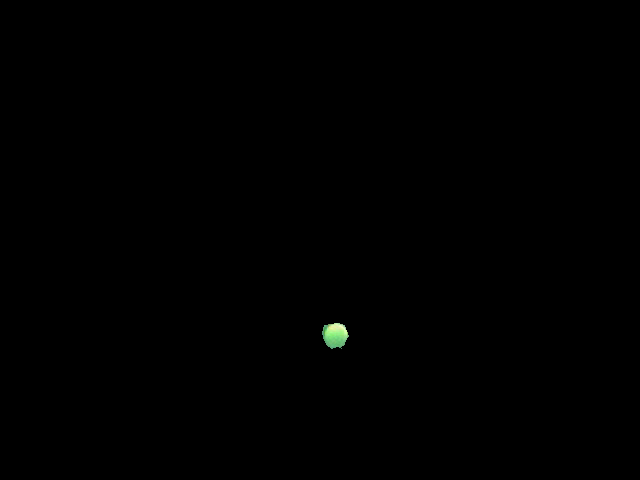
#> input picture dataset/Green/frame0.png, 640 x 480 px, given as the content of the folder DATASET/Yellow/, which was not available
$ python GMM_Generate_Avg_Hist.py
#> lines starting #> are read from the running program, lines starting #| are printed output that depends on the picture; long printed decimals are rounded; pictures that were not available may be replaced by others from this repository, and a replacement may not be noted


import cv2
import matplotlib.pyplot as plt
import os
import math
import numpy as np


def gaussian(x, mu, sig):
    return ((1/(sig*math.sqrt(2*math.pi)))*np.exp(-np.power(x - mu, 2.) / (2 * np.power(sig, 2.))))

PATHS = ["DATASET/Yellow/", "DATASET/Orange/", "DATASET/Green/"]
color = ['Yellow', 'Orange', 'Green']

# Iterate over all the image paths.
for ind,image_PATH in enumerate(PATHS):
    input_flag = False
    list_hist_b = []
    list_hist_g = []
    list_hist_r = []

    list_of_filenames = [filename for filename in os.listdir(image_PATH) ]
    dataset_size = len(list_of_filenames)
    print("dataset size :",dataset_size)

    for i in range(0,dataset_size):
        frame = cv2.imread(image_PATH+list_of_filenames[i])
#> frame is the input picture: shape (480, 640, 3); mean B, G, R 0.2, 0.4, 0.2

        # Extract the buoy region while cropping out the black region.
        x, y, c = np.where(frame != 0)
#> x = 1578 values from 323 to 348; y = 1578 values, max 348 at index 852, min 322 at index 468, mean 334.6; c = 1578 values, max 2 at index 2, min 0 at index 0, mean 1
        TL_x, TL_y = np.min(x), np.min(y)
#> TL_x = 323; TL_y = 322
        BR_x, BR_y = np.max(x), np.max(y)
#> BR_x = 348; BR_y = 348
        count = 6
        cropped = frame[TL_x :BR_x , TL_y :BR_y ]
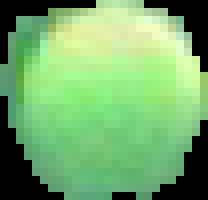
#> cropped: shape (25, 26, 3) (shown 8 times larger); mean B, G, R 106.6, 170.3, 115.1

        frame_b,frame_g,frame_r = cv2.split(cropped)
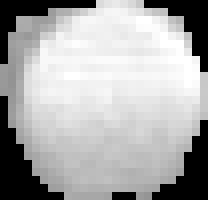
#> frame_g: shape (25, 26) (shown 8 times larger); min 0, max 255, mean 170.3
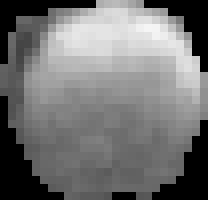
#> frame_r: shape (25, 26) (shown 8 times larger); min 0, max 245, mean 115.1

        # Calculate the respective channel histograms and store it ina list.
        hist_b = cv2.calcHist([frame_b],[0],None,[256],[1,256])
#> hist_b = 256 values, max 19 at index 114, min 0 at index 0, mean 2.04
        hist_g = cv2.calcHist([frame_g],[0],None,[256],[1,256])
#> hist_g = 256 values, max 17 at index 241, min 0 at index 0, mean 2.04
        hist_r = cv2.calcHist([frame_r],[0],None,[256],[1,256])
#> hist_r = 256 values, max 13 at index 112, min 0 at index 0, mean 2.04
        list_hist_b.append(hist_b)
        list_hist_g.append(hist_g)
        list_hist_r.append(hist_r)

    #  Calculate the Average histogram from the histogram ist generated above.
    avg_hist_b = [(sum(x)/dataset_size).tolist() for x in zip(*list_hist_b)]
#> avg_hist_b = 256 items, first 6: [0], [0], [0], [0], [0], [0]
    avg_hist_g = [(sum(x)/dataset_size).tolist() for x in zip(*list_hist_g)]
#> avg_hist_g = 256 items, first 6: [0], [0], [0], [0], [0], [0]
    avg_hist_r = [(sum(x)/dataset_size).tolist() for x in zip(*list_hist_r)]
#> avg_hist_r = 256 items, first 6: [0], [0], [0], [0], [0], [0]

    # Plot the average histograms
    fig, axs = plt.subplots(1, 1, figsize=(5, 3) )
    axs.plot(avg_hist_r,color = 'r')
    axs.plot(avg_hist_g,color = 'g')
    axs.plot(avg_hist_b,color = 'b')

    fig.suptitle('Histogram for R, G, B channels of '+ color[ind] + ' buoy')

    fig.savefig("Output_images/Average_histogram_of_"+color[ind]+"_buoy.png")
#> figure, not shown here; curve peaks at x = 112, y = 13; curve peaks at x = 241, y = 17; curve peaks at x = 114, y = 19
    fig.show()

    # This block is used to generate a normal distribution over the average histogram calculated above.

    arr_b = frame_b.astype('float')
    arr_g = frame_g.astype('float')
    arr_r = frame_r.astype('float')

    # Convert all the 0's in the image to np.nan
    arr_b[frame_b == 0] = np.nan
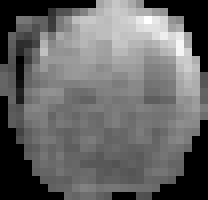
#> arr_b: shape (25, 26) float64 (shown 8 times larger); 19.85% of the values are NaN or infinite; the others: min 58, max 207, mean 133; drawn with min black, max white, NaN and infinite black
    arr_g[frame_g == 0] = np.nan
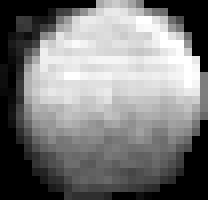
#> arr_g: shape (25, 26) float64 (shown 8 times larger); 19.85% of the values are NaN or infinite; the others: min 147, max 255, mean 212.5; drawn with min black, max white, NaN and infinite black
    arr_r[frame_r == 0] = np.nan
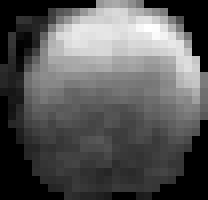
#> arr_r: shape (25, 26) float64 (shown 8 times larger); 19.85% of the values are NaN or infinite; the others: min 66, max 245, mean 143.6; drawn with min black, max white, NaN and infinite black


    # Calculate mean and std while ignoring the np.nan values.
    frame_b_mean = np.nanmean(arr_b)
#> frame_b_mean = 133
    frame_b_std = np.nanstd(arr_b)
#> frame_b_std = 22.59

    frame_g_mean = np.nanmean(arr_g)
#> frame_g_mean = 212.5
    frame_g_std = np.nanstd(arr_g)
#> frame_g_std = 30

    frame_r_mean = np.nanmean(arr_r)
#> frame_r_mean = 143.6
    frame_r_std = np.nanstd(arr_r)
#> frame_r_std = 43.58

    print("mean blue:",frame_b_mean)
#| mean blue: 133.017
    print("std blue:",frame_b_std)
#| std blue: 22.588

    print("mean green:",frame_g_mean)
#| mean green: 212.474
    print("std green:",frame_g_std)
#| std green: 29.998

    print("mean red:",frame_r_mean)
#| mean red: 143.635
    print("std red:",frame_r_std)
#| std red: 43.583

    x = np.array((range(0, 256))).T
    x = list(range(0, 255))

    # Compute the Gaussian Distribution from the average histogram.
    frame_b_gaussian = gaussian(x, frame_b_mean, frame_b_std)
#> frame_b_gaussian = 255 values, max 0.0177 at index 133, min 5.21e-10 at index 0, mean 0.00392
    frame_g_gaussian = gaussian(x, frame_g_mean, frame_g_std)
#> frame_g_gaussian = 255 values, max 0.0133 at index 212, min 1.7e-13 at index 0, mean 0.00361
    frame_r_gaussian = gaussian(x, frame_r_mean, frame_r_std)
#> frame_r_gaussian = 255 values, max 0.00915 at index 144, min 4.01e-05 at index 0, mean 0.0039


    plt.plot(frame_r_gaussian, color='r')
    plt.plot(frame_g_gaussian, color='g')
    plt.plot(frame_b_gaussian, color='b')


    if cv2.waitKey(0) == 27:
#> (key Esc is pressed here)
        cv2.destroyAllWindows()
#> figure, not shown here; curve peaks at x = 112, y = 13; curve peaks at x = 241, y = 17; curve peaks at x = 114, y = 19
#> figure, not shown here; curve peaks at x = 112, y = 13; curve peaks at x = 241, y = 17; curve peaks at x = 114, y = 19
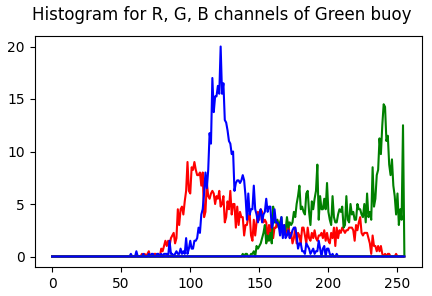
#> figure drawn by matplotlib, 1 panel; curve peaks at x = 98, y = 9; curve peaks at x = 240, y = 14.5; curve peaks at x = 122, y = 20
